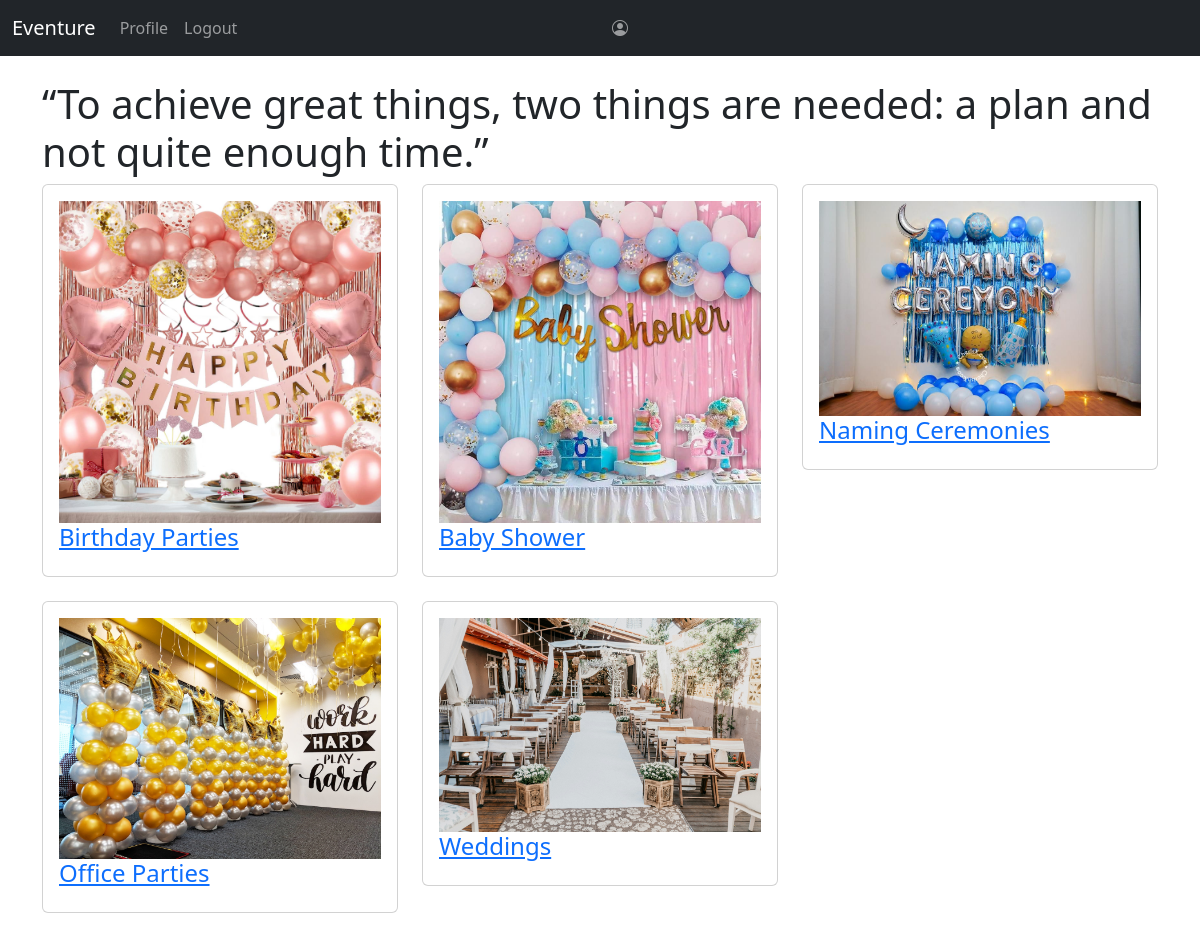
Page /home (signed in) on the committed database.
### events/models.py (models this page shows, shortened)
class EventsList(models.Model):
    name = models.CharField(max_length=100)
    price = models.IntegerField()
    descriptions = models.TextField()
    image = models.ImageField(upload_to='event', blank=True, null=True)

### accounts/views.py (the view)
# urls.py: path('home',views.home, name='home'),
@login_required(login_url='login')
def home(request):
    events = EventsList.objects.all()
    context = {
        'events' : events
    }
    return render(request,"home.html", context)

### templates/home.html
{% extends 'base.html' %}
{% block content %}
<br>
<div class="container">
    <div class="jumbotron">
        <h1>“To achieve great things, two things are needed: a plan and not quite enough time.” </h1>
        <div class="row">
            {% for i in events %}
            <div class="col-md-4">
                <div class="card card-body">
                    {% if i.image %}
                    <img src="{{ i.image.url }}" alt="no img">
                    {% endif %}
                    <h4><a href="{{i.id}}">{{ i.name }}</a></h4>
                </div>
                <br>
            </div>
            {% endfor %}
        </div>
    </div>
</div>
{% endblock %}

### templates/base.html (shortened to what this page needs)
<!DOCTYPE html>
<html lang="en">
<head>
    <link href="https://cdn.jsdelivr.net/npm/bootstrap@5.3.6/dist/css/bootstrap.min.css" rel="stylesheet"
>
    <link rel="stylesheet" href="https://cdn.jsdelivr.net/npm/bootstrap-icons@1.13.1/font/bootstrap-icons.min.css">
</head>
<body>
    <nav class="navbar navbar-expand-lg navbar-dark bg-dark">
        {% if user.is_authenticated %}
        <div class="container-fluid">
            <a class="navbar-brand" href="{% url 'home' %}">Eventure</a>
            <ul class="navbar-nav me-auto mb-2 mb-lg-0">
                <li class="nav-item">
                    <a class="nav-link" href="{% url 'profile' %}">Profile</a>
                </li>
                <li class="nav-item">
                    <a class="nav-link" href="{% url 'logout' %}">Logout</a>
                </li>
            </ul>
        </div>
        {% endif %}
        <div class="container-fluid">
            <span class="navbar-text">
                <i class="bi bi-person-circle"></i>
            </span>
        </div>
    </nav>
    {% block content %}
    {% endblock %}
</body>
</html>

### rows in the picture
EventsList: image (picture), name "Birthday Parties"
EventsList: image (picture), name "Baby Shower"
EventsList: image (picture), name "Naming Ceremonies"
EventsList: image (picture), name "Office Parties"
EventsList: image (picture), name "Weddings"
